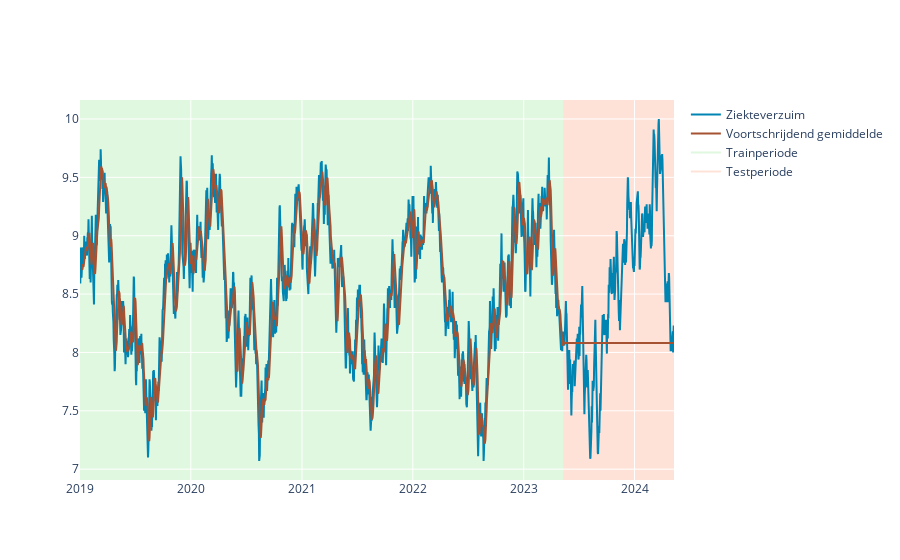

The code cell stored with this chart in its notebook:
### Markdown cell above
# 2. Horizon van model

Een voorspelling is een schatting voor de toekomst. Afhankelijk van welke eisen je stelt, kun je een model kiezen. Denk aan:
* Welke data kan het model gebruiken? Is deze data er historisch én in de toekomst?
* Hoe ver in de toekomst moet het model voorspellen?
* Op welk detailniveau heb ik een voorspelling nodig?

We kiezen ervoor in deze workshop om de rest van het huidig jaar (2024) te voorspellen. Daarnaast houden we de dataset simpel, we gaan enkel uit van de historische reeks van het ziekteverzuimpercentage en de bijbehorende datum.

Om in deze workshop niet te verzanden in complexe modellen, hebben we gekozen voor twee ('eenvoudige') modellen:
* Het voortschrijdend gemiddelde
* Het regressiemodel


#### *Het voortschrijdend gemiddelde*
Het voortschrijdend gemiddelde maakt gebruik van de historische waarden van het onderwerp. Op basis van een aantal voorgaande waarden wordt een gemiddelde berekend. Dit gemiddelde is de voorspeller voor de toekomst. 

**Opgave 2.1.** Stel het voortschrijdend gemiddelde wordt bepaald op basis van de 4 voorgaande waarden. Hoe zien de eerste 2 getallen (a en b) eruit na deze reeks:

*9, 16, 12, 8, 12, a, b*

a = ...

b = ...


<!-- a = (16 + 12 + 8 + 12) / 4 = 12

b = (12 + 8 + 12 + 12) / 4 = 11 -->


Laten we het voortschrijdend gemiddelde toepassen voor het ziekteverzuimpercentage.

### Code cell
voortschrijdend_gemiddelde = pas_voortschrijdend_gemiddelde_toe(data=data)

### Figure 1 — Plotly figure (JSON) as saved in the notebook; plotly's stock layout.template omitted (floating-point values rounded to 4 significant figures; data arrays with more than 128 entries replaced by an {"elided": "..."} marker saying what was removed)
{"data": [{"line": {"color": "#0084B2"}, "mode": "lines", "name": "Ziekteverzuim", "type": "scatter", "x": {"elided": "1956 str values"}, "y": {"elided": "1956 float values"}}, {"line": {"color": "#a55233"}, "mode": "lines", "name": "Voortschrijdend gemiddelde", "type": "scatter", "x": {"elided": "1956 str values"}, "y": {"elided": "1956 float values"}}, {"line": {"color": "limegreen"}, "mode": "lines", "name": "Trainperiode", "opacity": 0.15, "type": "scatter", "x": [null], "y": [null]}, {"line": {"color": "LightSalmon"}, "mode": "lines", "name": "Testperiode", "opacity": 0.3, "type": "scatter", "x": [null], "y": [null]}], "layout": {"paper_bgcolor": "white", "plot_bgcolor": "white", "shapes": [{"fillcolor": "limegreen", "layer": "below", "line": {"width": 0}, "opacity": 0.15, "type": "rect", "x0": "2019-01-01", "x1": "2023-05-11", "xref": "x", "y0": 0, "y1": 1, "yref": "paper"}, {"fillcolor": "LightSalmon", "layer": "below", "line": {"width": 0}, "opacity": 0.3, "type": "rect", "x0": "2023-05-11", "x1": "2024-05-10", "xref": "x", "y0": 0, "y1": 1, "yref": "paper"}]}}
